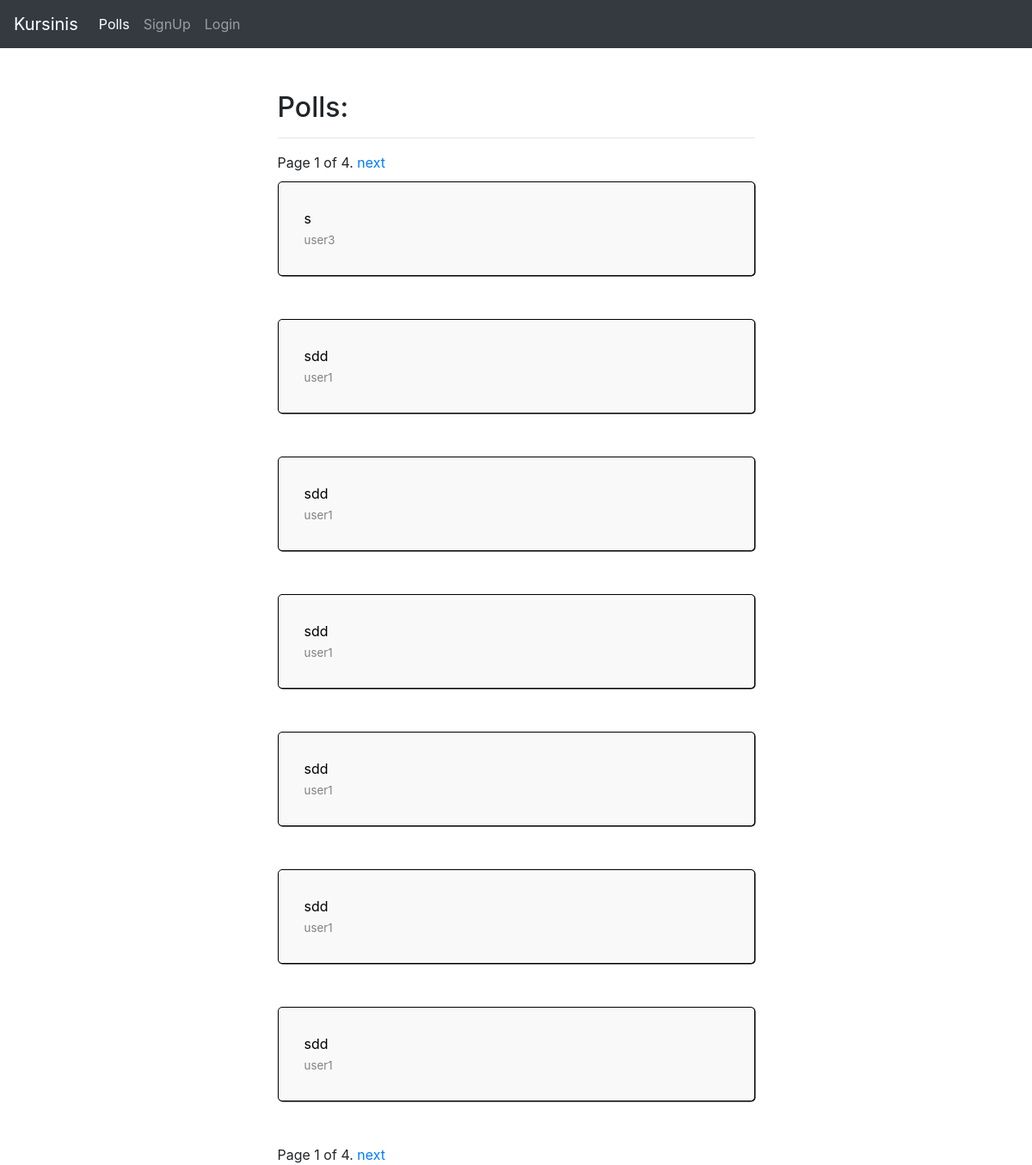
/polls/, run on an earlier commit of the app's database.
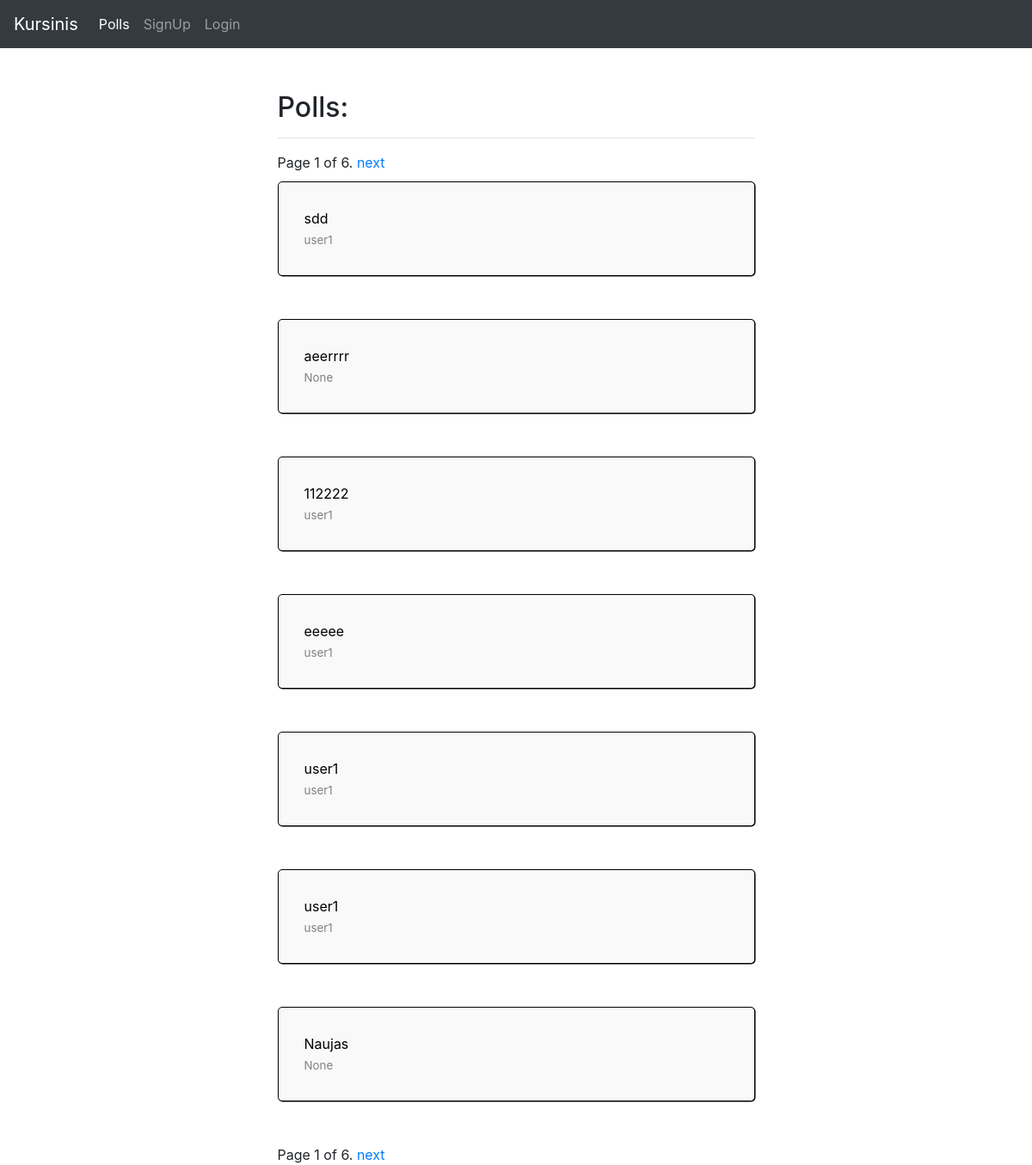
And on a later commit of the database.
### polls/models.py (models this page shows, shortened)
class Question(models.Model):
    question_text = models.CharField(max_length=200)
    created_at = models.DateTimeField('date_created_at', auto_now=True)
    user = models.ForeignKey(User, on_delete=models.CASCADE, null=True)
    groups = models.ManyToManyField(Group)

### polls/views.py (the view)
# urls.py: path('polls/', views.PollsView.as_view(), name='polls'),
class PollsView(generic.ListView):
    model = Question
    template_name = 'polls/polls.html'
    context_object_name = 'latest_poll_list'
    paginate_by = 7
    def get_queryset(self):
        if self.request.user.is_authenticated:
            return Question.objects.filter(groups__in=self.request.user.groups.all()).order_by('-created_at')
        else:
            return Question.objects.order_by('-created_at')

### polls/templates/polls/polls.html (shortened to what this page needs)
{% extends "website/base.html" %}
{% block content %}
{% load static %}
<link rel="stylesheet" href="{% static 'polls/style.css' %}" type="text/css">
<div class="col mx-auto">
    <div class="mx-auto col-md-6">
        <h2>Polls:</h2>
        <hr>
    {% if latest_poll_list %}
    {% if is_paginated %}
        <div class="pagination">
            <span class="page-links">
                <span class="page-current">
                    Page {{ page_obj.number }} of {{ page_obj.paginator.num_pages }}.
                </span>
                {% if page_obj.has_next %}
                    <a href="?page={{ page_obj.next_page_number }}">next</a>
                {% endif %}
            </span>
        </div>
{% endif %}
    {% for question in latest_poll_list %}
    <div class="question ">
        <a href="{% url 'polls:detail' question.id %}">
            <div class="question-text">{{ question.question_text }} <br> <span class="question-user-text">{{ question.user }}</span></div>
        </a>
    </div>
    {% endfor %}
    {% if is_paginated %}
        <div class="pagination">
            <span class="page-links">
                <span class="page-current">
                    Page {{ page_obj.number }} of {{ page_obj.paginator.num_pages }}.
                </span>
                {% if page_obj.has_next %}
                    <a href="?page={{ page_obj.next_page_number }}">next</a>
                {% endif %}
            </span>
        </div>
{% endif %}
{% else %}
    <p>No polls are available.</p>
{% endif %}
</div>
</div>
{% endblock %}

What changed in the data, as far as the page shows it:
no longer on this page (row unchanged): Question: question_text "s", user "user3"
no longer on this page (row unchanged): Question: question_text "sdd", user "user1"
no longer on this page (row unchanged): Question: question_text "sdd", user "user1"
no longer on this page (row unchanged): Question: question_text "sdd", user "user1"
no longer on this page (row unchanged): Question: question_text "sdd", user "user1"
no longer on this page (row unchanged): Question: question_text "sdd", user "user1"
added Question: question_text "aeerrrr", user "None"
added Question: question_text "112222", user "user1"
added Question: question_text "eeeee", user "user1"
added Question: question_text "user1", user "user1"
added Question: question_text "user1", user "user1"
added Question: question_text "Naujas", user "None"
Also different on the page:
{{ page_obj.paginator.num_pages }}: "4" → "6"
